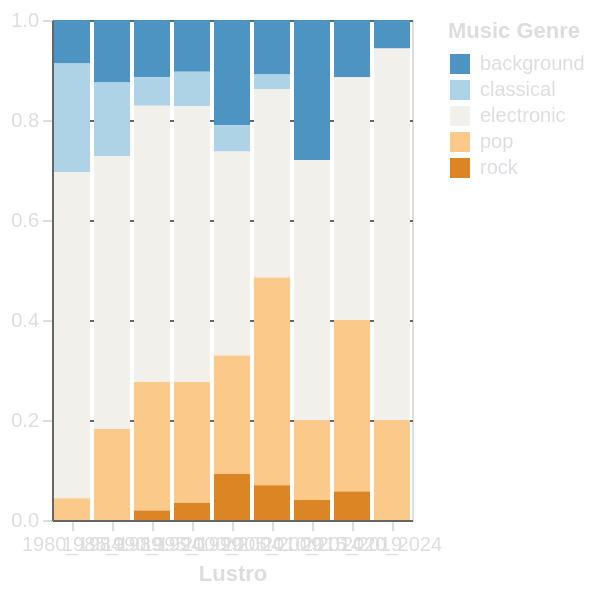

This figure's Vega-Lite source:
### Vega-Lite specification from a JSON file in a GitHub repository (floating-point values rounded to 4 significant figures)
{"$schema": "https://vega.github.io/schema/vega-lite/v5.15.1.json", "config": {"axis": {"domainColor": "#666666", "gridColor": "#666666", "labelColor": "#DBDEE1", "tickColor": "#DBDEE1", "titleColor": "#DBDEE1"}, "background": "transparent", "legend": {"labelColor": "#DBDEE1", "titleColor": "#DBDEE1"}, "title": {"color": "#DBDEE1", "fontSize": 16}}, "data": {"name": "data-2aa42a3563406511c97c599cd667e0e7"}, "datasets": {"data-2aa42a3563406511c97c599cd667e0e7": [{"genre": "background", "lustrum": "1980_1984", "percentage": 0.08696}, {"genre": "background", "lustrum": "1985_1989", "percentage": 0.125}, {"genre": "background", "lustrum": "1990_1994", "percentage": 0.1143}, {"genre": "background", "lustrum": "1995_1999", "percentage": 0.1034}, {"genre": "background", "lustrum": "2000_2004", "percentage": 0.2105}, {"genre": "background", "lustrum": "2005_2009", "percentage": 0.1089}, {"genre": "background", "lustrum": "2010_2014", "percentage": 0.28}, {"genre": "background", "lustrum": "2015_2019", "percentage": 0.1143}, {"genre": "background", "lustrum": "2020_2024", "percentage": 0.05714}, {"genre": "classical", "lustrum": "1980_1984", "percentage": 0.2174}, {"genre": "classical", "lustrum": "1985_1989", "percentage": 0.1477}, {"genre": "classical", "lustrum": "1990_1994", "percentage": 0.05714}, {"genre": "classical", "lustrum": "1995_1999", "percentage": 0.06897}, {"genre": "classical", "lustrum": "2000_2004", "percentage": 0.05263}, {"genre": "classical", "lustrum": "2005_2009", "percentage": 0.0297}, {"genre": "classical", "lustrum": "2010_2014", "percentage": null}, {"genre": "classical", "lustrum": "2015_2019", "percentage": null}, {"genre": "classical", "lustrum": "2020_2024", "percentage": null}, {"genre": "electronic", "lustrum": "1980_1984", "percentage": 0.6522}, {"genre": "electronic", "lustrum": "1985_1989", "percentage": 0.5455}, {"genre": "electronic", "lustrum": "1990_1994", "percentage": 0.5524}, {"genre": "electronic", "lustrum": "1995_1999", "percentage": 0.5517}, {"genre": "electronic", "lustrum": "2000_2004", "percentage": 0.4079}, {"genre": "electronic", "lustrum": "2005_2009", "percentage": 0.3762}, {"genre": "electronic", "lustrum": "2010_2014", "percentage": 0.52}, {"genre": "electronic", "lustrum": "2015_2019", "percentage": 0.4857}, {"genre": "electronic", "lustrum": "2020_2024", "percentage": 0.7429}, {"genre": "pop", "lustrum": "1980_1984", "percentage": 0.04348}, {"genre": "pop", "lustrum": "1985_1989", "percentage": 0.1818}, {"genre": "pop", "lustrum": "1990_1994", "percentage": 0.2571}, {"genre": "pop", "lustrum": "1995_1999", "percentage": 0.2414}, {"genre": "pop", "lustrum": "2000_2004", "percentage": 0.2368}, {"genre": "pop", "lustrum": "2005_2009", "percentage": 0.4158}, {"genre": "pop", "lustrum": "2010_2014", "percentage": 0.16}, {"genre": "pop", "lustrum": "2015_2019", "percentage": 0.3429}, {"genre": "pop", "lustrum": "2020_2024", "percentage": 0.2}, {"genre": "rock", "lustrum": "1980_1984", "percentage": null}, {"genre": "rock", "lustrum": "1985_1989", "percentage": null}, {"genre": "rock", "lustrum": "1990_1994", "percentage": 0.01905}, {"genre": "rock", "lustrum": "1995_1999", "percentage": 0.03448}, {"genre": "rock", "lustrum": "2000_2004", "percentage": 0.09211}, {"genre": "rock", "lustrum": "2005_2009", "percentage": 0.06931}, {"genre": "rock", "lustrum": "2010_2014", "percentage": 0.04}, {"genre": "rock", "lustrum": "2015_2019", "percentage": 0.05714}, {"genre": "rock", "lustrum": "2020_2024", "percentage": null}]}, "encoding": {"color": {"field": "genre", "legend": {"title": "Music Genre"}, "scale": {"scheme": "blueorange", "type": "quantize"}, "type": "nominal"}, "tooltip": [{"field": "lustrum", "title": "Lustro", "type": "nominal"}, {"field": "genre", "title": "Genere Musicale", "type": "nominal"}, {"field": "percentage", "format": ".2f", "title": "Percentuale", "type": "quantitative"}], "x": {"axis": {"labelAngle": 0, "title": "Lustro"}, "field": "lustrum", "type": "nominal"}, "y": {"field": "percentage", "scale": {"domain": [0, 1]}, "title": null, "type": "quantitative"}}, "height": 250, "mark": {"type": "bar"}, "width": "container"}
